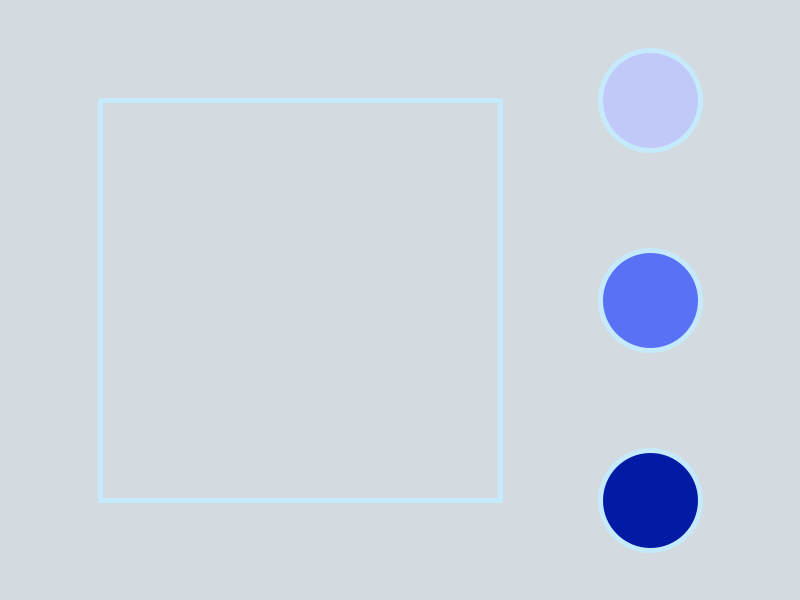
Frame 1 (no input)
Frame 60 (the mouse pressed at the canvas centre just before this capture): identical to frame 1, image omitted
Frame 120 (the mouse held since frame 60 and released just before this capture): identical to frame 1, image omitted

The Processing sketch that drew this single still picture (run headless with seeded random() and noise(); from frame 60 on, the mouse is pressed at the canvas centre):

// Processing sketch: unit3_checkpoint
// ── unit3_checkpoint.pde
color bluepurplekinda = #5971F5;
color lightblue = #C0C9F7;
color darkdarkpurple = #021BA5;
color lightestblue = #E8F3FA;
color background = #D3DBE0;
color white = #FFFFFF;
color grey = #C4EAFC;

//variables for colour selection
color selectedColor;

void setup() {
  size(800, 600);
  strokeWeight(5);
  stroke(lightestblue);
  selectedColor = background;
}

void draw() {
  background(background);
  
  //indicator
  stroke(grey);
  fill(selectedColor);
  square(100, 100, 400);
  
  //buttons
  tactile(650, 100, 50);
  fill(lightblue);
  circle(650, 100, 100);
  
  tactile(650, 300, 50);
  fill(bluepurplekinda);
  circle(650, 300, 100);
  
  tactile(650, 500, 50);
  fill(darkdarkpurple);
  circle(650, 500, 100);
  
}

void tactile (int x, int y, int r) {
  if (dist(x, y, mouseX, mouseY) < r) {
    stroke(white);
  } else {
    stroke(grey); 
  }
}

void mouseReleased() {
  if (dist(650, 100, mouseX, mouseY) < 50) { //if the distance between (100, 100) is 50
  selectedColor = lightblue;
  }
  
  if (dist(650, 300, mouseX, mouseY) < 50) {
  selectedColor = bluepurplekinda;
  }
  
  if (dist(650, 500, mouseX, mouseY) < 50) {
  selectedColor = darkdarkpurple;
  }
  
}
